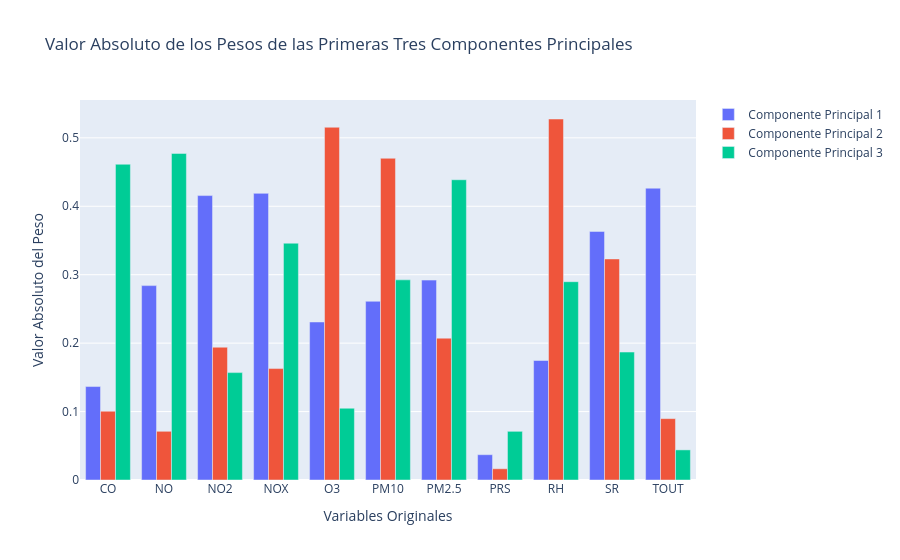

Notebook code for this chart:
### Markdown cell above
Se compara la influencia de cada variable en las tres componentes principales. Se visualiza la relevancia de las variables en cuanto a PC1, PC2 y PC3

### Code cell
import plotly.graph_objects as go

# Calcula el valor absoluto de los pesos de las primeras tres componentes principales
abs_weights = np.abs(matrix_df.values)

# Crea un gráfico de barras para cada componente principal
fig = go.Figure()
for i in range(3):
    fig.add_trace(go.Bar(x=variables.columns, y=abs_weights[:, i], name=f'Componente Principal {i+1}'))

fig.update_layout(
    title='Valor Absoluto de los Pesos de las Primeras Tres Componentes Principales',
    xaxis_title='Variables Originales',
    yaxis_title='Valor Absoluto del Peso',
    barmode='group'
)

fig.show()

### Figure 1 — Plotly figure (JSON) as saved in the notebook; plotly's stock layout.template omitted (floating-point values rounded to 4 significant figures)
{"data": [{"name": "Componente Principal 1", "type": "bar", "x": ["CO", "NO", "NO2", "NOX", "O3", "PM10", "PM2.5", "PRS", "RH", "SR", "TOUT"], "y": [0.1365, 0.284, 0.4156, 0.4189, 0.2309, 0.2611, 0.2921, 0.03699, 0.1746, 0.3632, 0.4264]}, {"name": "Componente Principal 2", "type": "bar", "x": ["CO", "NO", "NO2", "NOX", "O3", "PM10", "PM2.5", "PRS", "RH", "SR", "TOUT"], "y": [0.1006, 0.07119, 0.194, 0.1628, 0.5155, 0.4701, 0.2073, 0.01643, 0.5275, 0.323, 0.08969]}, {"name": "Componente Principal 3", "type": "bar", "x": ["CO", "NO", "NO2", "NOX", "O3", "PM10", "PM2.5", "PRS", "RH", "SR", "TOUT"], "y": [0.4614, 0.4772, 0.1569, 0.346, 0.1049, 0.2925, 0.4388, 0.07116, 0.2898, 0.187, 0.044]}], "layout": {"barmode": "group", "title": {"text": "Valor Absoluto de los Pesos de las Primeras Tres Componentes Principales"}, "xaxis": {"title": {"text": "Variables Originales"}}, "yaxis": {"title": {"text": "Valor Absoluto del Peso"}}}}
